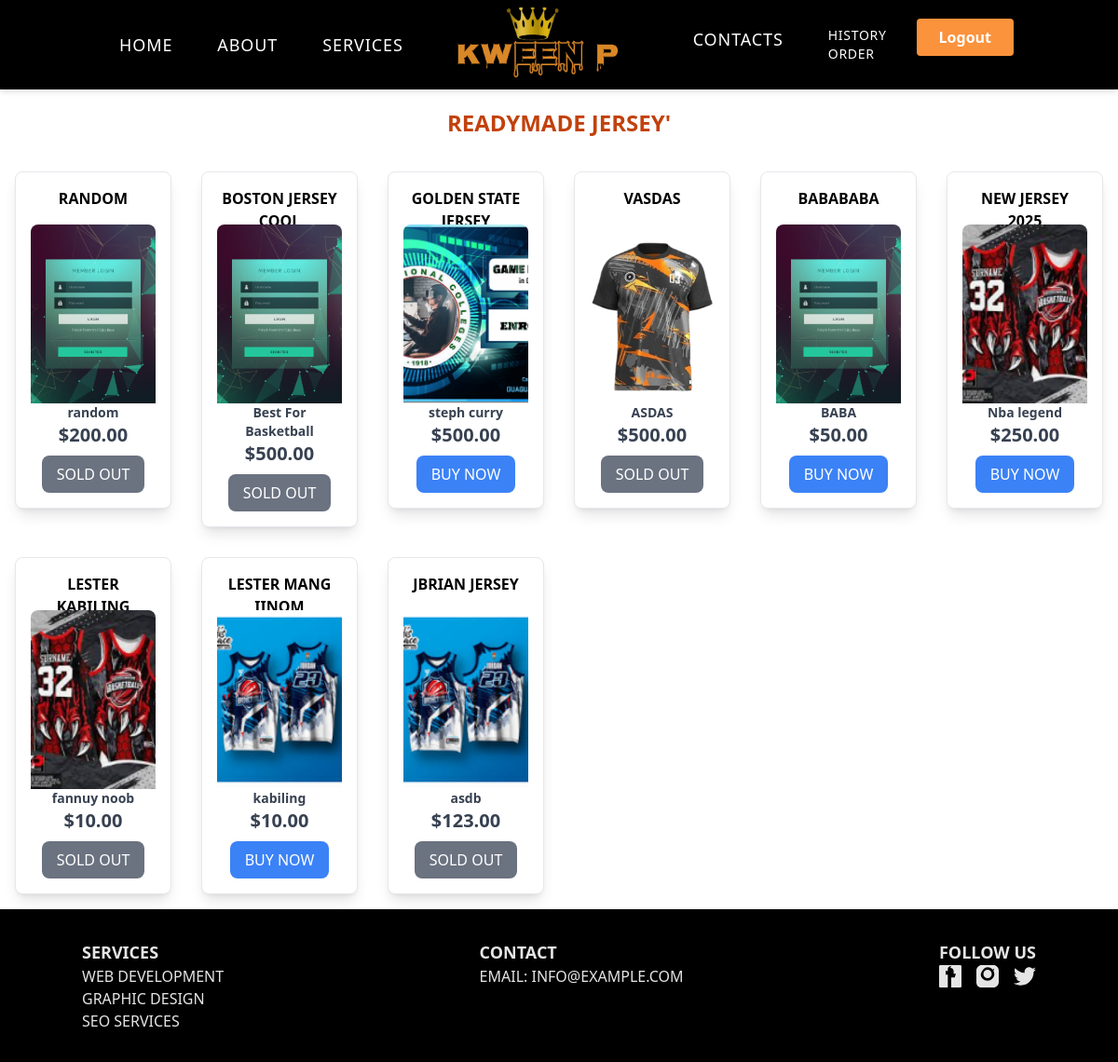
Screenshot of /apparelShop.php (signed in) with the database file from the repository.
### tables this page shows
CREATE TABLE `products` (
  `id` int(11) NOT NULL,
  `name` varchar(255) NOT NULL,
  `description` text DEFAULT NULL,
  `price` decimal(10,2) NOT NULL,
  `image_url` varchar(255) DEFAULT NULL,
  `date_created` datetime DEFAULT current_timestamp(),
  `date_updated` datetime DEFAULT current_timestamp() ON UPDATE current_timestamp(),
  `size` enum('S','M','L','XL','XXL') DEFAULT NULL,
  `stock` tinyint(1) NOT NULL DEFAULT 1
);

### apparelShop.php (the view, shortened to what this page needs)
<?php
include 'db_connection.php';
$query = "SELECT id, name, description, price, image_url, stock FROM products";
$result = $db->query($query);
?>
<!DOCTYPE html>
<html lang="en">
<head>
    <script src="https://cdn.tailwindcss.com"></script>
    <link href="https://cdn.jsdelivr.net/npm/aos@2.3.4/dist/aos.css" rel="stylesheet">
    <link href="https://cdnjs.cloudflare.com/ajax/libs/font-awesome/5.15.4/css/all.min.css" rel="stylesheet">
    <link rel="stylesheet" href="style.css">
</head>
<body>
<nav class="bg-black shadow-md top-0 left-0 w-full z-50">
    <div class="container mx-auto px-4">
        <div class="flex justify-between items-center py-2">
            <div class="flex-1 flex justify-start">
                <div class="hidden md:flex space-x-4 p-2">
                    <a href="index.php" class="text-white tracking-wider px-4 xl:px-8 py-2 text-lg hover:underline">Home</a>
                    <a href="#about" class="text-white tracking-wider px-4 xl:px-8 py-2 text-lg hover:underline">About</a>
                    <a href="#threats" class="text-white tracking-wider px-4 xl:px-8 py-2 text-lg hover:underline">Services</a>
                </div>
            </div>
            <div class="flex-1 flex justify-center">
                <div class="text-center">
                    <img src="images/logo1.png" alt="" width="200px" class="h-20">
                </div>
            </div>
            <div class="flex-1 flex justify-end">
                <div class="hidden md:flex space-x-4 p-2">
                    <a href="contacts.html" class="text-white tracking-wider px-4 xl:px-8 py-2 text-lg hover:underline">Contacts</a>
                    <a href="order_history.php" class="text-gray-700 px-2 py-1 font-abhaya-libre uppercase text-white tracking-wider px-4 xl:px-8 py-2 text-sm hover:underline">History Order</a>
                    <a href="logout.php"><button type="submit" class="block font-bold bg-orange-400 text-white py-2 px-6 rounded hover:bg-orange-300 transition">Logout</button></a>
                </div>
            </div>
        </div>
    </div>
</nav>
     <h1 class="text-2xl text-center mt-5 mb-5 font-bold text-orange-700">READYMADE JERSEY'</h1>
    <div class="flex flex-wrap justify-start">
    <?php while ($product = $result->fetch_assoc()): ?>
    <div class="w-full md:w-1/2 lg:w-1/6 p-4">
        <div class="border p-4 bg-white rounded-lg shadow-lg">
            <h5 class="w-full h-10 object-cover rounded-t-lg font-bold text-center uppercase"><?php echo htmlspecialchars($product['name']); ?></h5>
            <img src="<?php echo htmlspecialchars($product['image_url']); ?>" alt="Product Image" class="w-full h-48 object-cover rounded-t-lg">
            <p class="text-sm font-bold text-center text-gray-700"><?php echo htmlspecialchars($product['description']); ?></p>
            <p class="text-xl font-bold text-center text-gray-700">$<?php echo htmlspecialchars($product['price']); ?></p>
            <div class="flex justify-center mt-2">
                <?php if ($product['stock'] > 0): ?>
                    <a href="orderForm.php?product_id=<?php echo $product['id']; ?>">
                        <button class="bg-blue-500 text-white px-4 py-2 rounded-lg">BUY NOW</button>
                    </a>
                <?php else: ?>
                    <button class="bg-gray-500 text-white px-4 py-2 rounded-lg" disabled>SOLD OUT</button>
                <?php endif; ?>
            </div>
        </div>
    </div>
<?php endwhile; ?>
</div>
<footer class="bg-black text-white p-8">
    <div class="container mx-auto">
        <div class="flex justify-between">
            <div>
                <h2 class="text-lg font-bold">Services</h2>
                <ul>
                    <li><a href="#" class="hover:underline">Web Development</a></li>
                    <li><a href="#" class="hover:underline">Graphic Design</a></li>
                    <li><a href="#" class="hover:underline">SEO Services</a></li>
                </ul>
            </div>
            <div>
                <h2 class="text-lg font-bold">Contact</h2>
                <p>Email: <a href="mailto:info@example.com" class="hover:underline">info@example.com</a></p>
            </div>
            <div>
                <h2 class="text-lg font-bold">Follow Us</h2>
                <div class="flex space-x-4">
                    <a href="https://facebook.com" target="_blank" class="hover:text-blue-600">
                        <svg class="w-6 h-6" fill="currentColor" viewBox="0 0 24 24"><path d="M22.675 0h-21.35C.6 0 0 .6 0 1.325v21.35C0 23.4.6 24 1.325 24h21.35C23.4 24 24 23.4 24 22.675V1.325C24 .6 23.4 0 22.675 0zM12 3c2.2 0 3.59 1.36 3.59 3.48v2.82H18l-1.32 3.89h-3.68V24H9.32V10.2H7V6.31h2.32V4.5c0-2.13 1.16-3.5 3.7-3.5z"/></svg>
                    </a>
                    <a href="https://instagram.com" target="_blank" class="hover:text-purple-600">
                    </a>
                    <a href="https://twitter.com" target="_blank" class="hover:text-blue-400">
                    </a>
                </div>
            </div>
        </div>
    </div>
</footer>
</body>
</html>

### style.css (style rules this page uses)
.container { color: #e5e5e5; text-transform: uppercase; }

### rows the page displays
products: name "RANDOM", image_url (picture), description "random", price "200.00", stock "SOLD OUT"
products: name "BOSTON JERSEY COOL", image_url (picture), description "Best For Basketball", price "500.00", stock "SOLD OUT"
products: name "GOLDEN STATE JERSEY", image_url (picture), description "steph curry", price "500.00"
products: name "VASDAS", image_url (picture), description "ASDAS", price "500.00", stock "SOLD OUT"
products: name "BABABABA", image_url (picture), description "BABA", price "50.00"
products: name "NEW JERSEY 2025", image_url (picture), description "Nba legend", price "250.00"
products: name "LESTER KABILING", image_url (picture), description "fannuy noob", price "10.00", stock "SOLD OUT"
products: name "LESTER MANG IINOM", image_url (picture), description "kabiling", price "10.00"
products: name "JBRIAN JERSEY", image_url (picture), description "asdb", price "123.00", stock "SOLD OUT"
